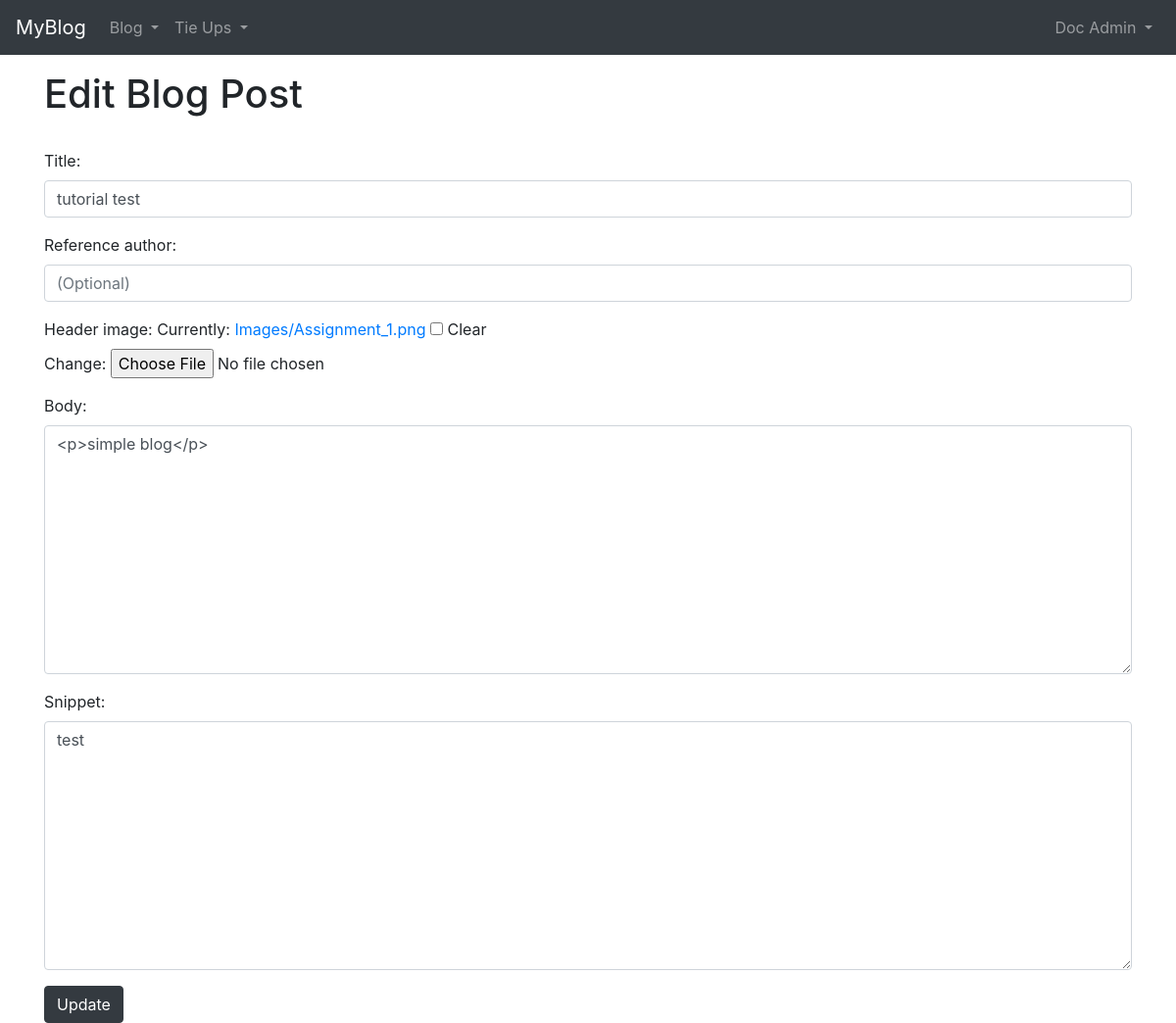
Screenshot of /Blogs/Edit/16 (signed in) with the database file from the repository.
### BlogApp/models.py (models this page shows, shortened)
class BlogPost(models.Model):
    title = models.CharField(max_length=200)
    author = models.ForeignKey(User, on_delete=models.CASCADE)
    header_image = models.ImageField(null=True, blank=True, upload_to='Images/')
    body = RichTextField(blank=True, null=True)
    blog_date = models.DateField(auto_now_add=True)
    reference_author = models.CharField(max_length=200, null=True, blank=True)
    likes = models.ManyToManyField(User, related_name='blog_posts')
    snippet = models.CharField(max_length=300)

### BlogApp/views.py (the view)
# urls.py: path('Blogs/Edit/<int:pk>', UpdateBlogView.as_view(), name="update_blog"),
class UpdateBlogView(UpdateView):
    model = BlogPost
    template_name = 'Update_Blog.html'
    form_class = UpdateForm

### BlogApp/forms.py
class UpdateForm(forms.ModelForm):
    class Meta:
        model = BlogPost
        fields = ('title', 'reference_author', 'header_image', 'body', 'snippet')
        widgets = {
            'title': forms.TextInput(attrs={'class': 'form-control'}),
            'reference_author': forms.TextInput(attrs={'class': 'form-control', 'Placeholder': '(Optional)'}),
            'snippet': forms.Textarea(attrs={'class': 'form-control'}),
            'body': forms.Textarea(attrs={'class': 'form-control'}),
        }

### BlogApp/templates/Update_Blog.html (shortened to what this page needs)
{% extends 'Base.html' %}
{% block content %}
{% if user.is_authenticated %}
{% if user.id == blogpost.author.id %}
<h1>Edit Blog Post</h1>
<br/>
<form method="POST">
    <div class="form-group">
        {{ form.as_p }}
    </div>
    <button class="btn btn-dark">Update</button>
</form>
{% else %}
<strong>You are not the author of this blog.</strong><br/>
<p><a href="{% url 'login' %}">Click Here</a> to login</p>
{% endif %}
{% else %}
<strong>You need to login first.</strong><br/>
<p><a href="{% url 'login' %}">Click Here</a> to login</p>
{% endif %}
{% endblock %}

### BlogApp/templates/Base.html (shortened to what this page needs)
<!doctype html>
<html lang="en">
  <head>
    <link rel="stylesheet" href="https://cdn.jsdelivr.net/npm/bootstrap@4.5.3/dist/css/bootstrap.min.css">
  </head>
  <body>
    <ul class="navbar navbar-expand-lg navbar-dark bg-dark">
  <a class="navbar-brand" href="{% url 'home' %}">MyBlog</a>
  <div class="collapse navbar-collapse" id="navbarSupportedContent">
    <ul class="navbar-nav mr-auto">
        {% if user.is_authenticated %}
        <li class="nav-item dropdown">
        <a class="nav-link dropdown-toggle" href="#" id="navbarDropdown" role="button" data-toggle="dropdown" aria-haspopup="true" aria-expanded="false">
          Blog
        </a>
        </li>
        {% else %}
            <li class="nav-item">
                <a class="nav-link" href="{% url 'home' %}">Blogs</a>
            </li>
        {% endif %}
        {% if user.is_authenticated %}
        <li class="nav-item dropdown">
        <a class="nav-link dropdown-toggle" href="#" id="navbarDropdown" role="button" data-toggle="dropdown" aria-haspopup="true" aria-expanded="false">
          Tie Ups
        </a>
        </li>
        {% else %}
        <li class="nav-item">
            <a class="nav-link" href="{% url 'tie_up_list' %}">Tie Ups</a>
        </li>
        {% endif %}
    </ul>
    <ul class="navbar-nav ml-auto">
{% if user.is_authenticated %}
        <div class="nav-item dropdown">
        <a class="nav-link dropdown-toggle" href="#" id="navbarDropdown" role="button" data-toggle="dropdown" aria-haspopup="true" aria-expanded="false">
          {{ user.first_name }} {{ user.last_name }}
        </a>
{% endif %}
        </ul>
        </div>
    </ul>
    <div class="container">
        {% block content %}
        {% endblock %}
    </div>
  </body>
</html>

### rows the page displays
BlogPost: title "tutorial test", body "<p>simple blog</p>", snippet "test"

### other values shown
{{ user.first_name }} "Doc"
{{ user.last_name }} "Admin"
